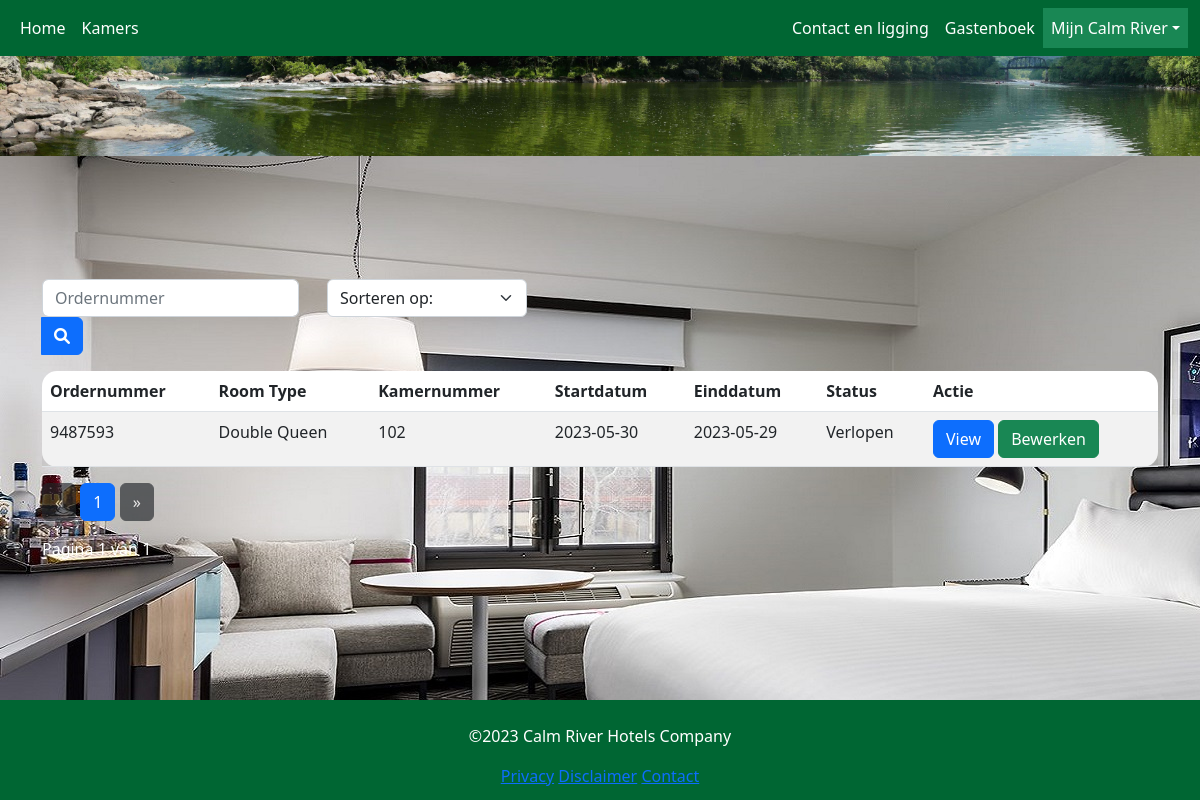
Screenshot of /my-profile/bookings (signed in) with the database file from the repository.
### models/Bookings_customer.py (models this page shows, shortened)
class Bookings_customer(db.Model):
    __tablename__ = 'bookings_customers'
    id = db.Column(db.Integer, primary_key=True)
    booking_id = db.Column(db.Integer, db.ForeignKey('bookings.id'), index=True)
    user_id = db.Column(db.Integer, db.ForeignKey('users.id'), index=True)
    customer_id = db.Column(db.Integer, db.ForeignKey('customers.id'), index=True)
    created_at = db.Column(db.DateTime, nullable=True, unique=False, index=False, default=datetime.utcnow)
    updated_at = db.Column(db.DateTime, nullable=True, unique=False, index=False, default=datetime.utcnow)
    booking = db.relationship('Booking', backref='bookings_customers')
    customer = db.relationship('Customer', backref='bookings_customers')

### models/Booking.py (models this page shows, shortened)
class Booking(db.Model):
    __tablename__ = 'bookings'
    id = db.Column(db.Integer, primary_key=True)
    room_id = db.Column(db.Integer, db.ForeignKey('rooms.id'), index=True)
    start = db.Column(db.String, nullable=False, unique=False, index=False, default=datetime.utcnow)
    end = db.Column(db.String, nullable=False, unique=False, index=False, default=datetime.utcnow)
    is_reservation = db.Column(db.Boolean(), default=False, index=True)
    is_paid = db.Column(db.Boolean(), default=False, index=True)
    notes = db.Column(db.Text, nullable=True, index=True)
    order_number = db.Column(db.Integer, index=True)
    created_at = db.Column(db.DateTime, nullable=True, unique=False, index=False, default=datetime.utcnow)
    updated_at = db.Column(db.DateTime, nullable=True, unique=False, index=False, default=datetime.utcnow)
    room = db.relationship('Room', backref='bookings')

### models/Room_type.py (models this page shows, shortened)
class Room_type(db.Model):
    __tablename__ = 'room_types'
    id = db.Column(db.Integer, primary_key=True)
    name = db.Column(db.String(255), index=True)
    slug = db.Column(db.String(255), index=True)
    max_persons = db.Column(db.Integer, index=True)
    bed_persons = db.Column(db.Integer, index=True)
    has_bath = db.Column(db.Integer, index=True)
    has_wifi = db.Column(db.Integer, index=True)
    price = db.Column(db.Float, index=True)
    description = db.Column(db.Text, index=True)
    created_at = db.Column(db.DateTime, nullable=True, unique=False, index=False, default=datetime.utcnow)
    updated_at = db.Column(db.DateTime, nullable=True, unique=False, index=False, default=datetime.utcnow)

### models/Room.py (models this page shows, shortened)
class Room(db.Model):
    __tablename__ = 'rooms'
    id = db.Column(db.Integer, primary_key=True)
    number = db.Column(db.Integer, unique=True, index=True)
    room_type_id = db.Column(db.Integer, db.ForeignKey('room_types.id'), index=True)
    created_at = db.Column(db.DateTime, nullable=True, unique=False, index=False, default=datetime.utcnow)
    updated_at = db.Column(db.DateTime, nullable=True, unique=False, index=False, default=datetime.utcnow)
    room_type = db.relationship('Room_type', backref='rooms')

### blueprints/bookings/views.py (the view, shortened to what this page needs)
@bookings_bp.route('/my-profile/bookings', methods=['GET', 'POST'])
@login_required
def booking_index():
    active_page = 'my_calm_river'
    today = date.today().strftime("%Y-%m-%d")
    ROWS_PER_PAGE = 5
    page = request.args.get('page', 1, type=int)
    query = db.session.query(Bookings_customer, Booking, Room, Room_type).join(Bookings_customer.booking).join(
        Booking.room).join(Room.room_type)
    query = query.filter(Bookings_customer.user_id == current_user.id)
    results = query.paginate(page=page, per_page=ROWS_PER_PAGE)
    return render_template('bookings_index.html', results=results, active_page=active_page, today=today)

### models/User.py (called while the page is built)
    @login_manager.user_loader
    def load_user(user_id):
        return User.query.get(user_id)

### blueprints/bookings/templates/bookings_index.html (shortened to what this page needs)
{% extends "base.html" %}
{% block content %}
<div class="container">
    <form id="filter-form" method="post">
    <div class="row">
      <div class="col-md-3">
        <div class="input-group mb-3">
          <div class="form-outline">
            <input type="search" id="ordernumber" name="ordernumber" class="form-control" placeholder="Ordernummer" />
          </div>
          <button type="submit" class="btn btn-primary">
            <i class="fas fa-search"></i>
          </button>
        </div>
      </div>
      <div class="col-md-9">
        <div class="mb-3">
          <select class="form-select d-inline" id="filter" name="filter" style="width: 200px;" onchange="updateFilter(this.value)">
            <option value="">Sorteren op:</option>
          </select>
        </div>
      </div>
    </div>
    </form>
    <table class="table table-striped" style="background-color: white; border-radius: 15px">
      <thead>
        <tr>
          <th>Ordernummer</th>
          <th>Room Type</th>
          <th>Kamernummer</th>
          <th>Startdatum</th>
          <th>Einddatum</th>
          <th>Status</th>
          <th>Actie</th>
        </tr>
      </thead>
      <tbody>
       {% for result in results %}
        <tr>
          <td>{{ result[0].booking.order_number }}</td>
          <td>{{ result[0].booking.room.room_type.name }}</td>
          <td> {{ result[0].booking.room.number }}</td>
          <td>{{ result[0].booking.start }}</td>
          <td>{{ result[0].booking.end }}</td>
          <td>{{ 'Lopend' if result[0].booking.end > today else 'Verlopen' }}</td>
          <td>
              <a class="btn btn-primary" href="/my-profile/bookings/show/{{ result[0].booking.order_number }}">View</a>
              {% if current_user.is_admin == 1 %}
              <a class="btn btn-success" href="/my-profile/bookings/edit/{{ result[0].booking.order_number }}">Bewerken</a>
              {% endif %}
          </td>
        </tr>
       {% endfor %}
      </tbody>
    </table>
    <div class="text-right">
        <a href="{{ url_for('bookings_bp.booking_index', page=results.prev_num) }}"
           class="btn btn-dark
           {% if results.page == 1 %}disabled{% endif %}">
            &laquo;
        </a>
        {% for page_num in results.iter_pages(left_edge=1, right_edge=1, left_current=1, right_current=2) %}
    {% if page_num %}
                {% if results.page == page_num %}
                <a href="{{ url_for('bookings_bp.booking_index', page=page_num) }}"
                   class="btn btn-primary">
                    {{ page_num }}
                </a>
                {% else %}
                <a href="{{ url_for('bookings_bp.booking_index', page=page_num) }}"
                   class="btn btn-outline-primary">
                    {{ page_num }}
                </a>
                {% endif %}
            {% else %}
                ...
            {% endif %}
        {% endfor %}
        <a href="{{ url_for('bookings_bp.booking_index', page=results.next_num) }}"
           class="btn btn-dark
           {% if results.page == results.pages %}disabled{% endif %}">
            &raquo;
        </a>
    </div>
    <p class="text-right text-white mt-3">
       Pagina {{ results.page }} van {{ results.pages }}
    </p>
  </div>
{% endblock %}

### static/css/styles.css (style rules this page uses)
* { box-sizing: border-box; }
body { display: flex; flex-direction: column; min-height: 100vh; }
select, input, textarea { border: 1px solid #ced4da; }

### rows the page displays
Bookings_customer: order_number "9487593", name "Double Queen", number "102", start "2023-05-30", end "2023-05-29"
Booking: end "Verlopen"

### other values shown
{{ page_num }} "1"
{{ results.page }} "1"
{{ results.pages }} "1"
